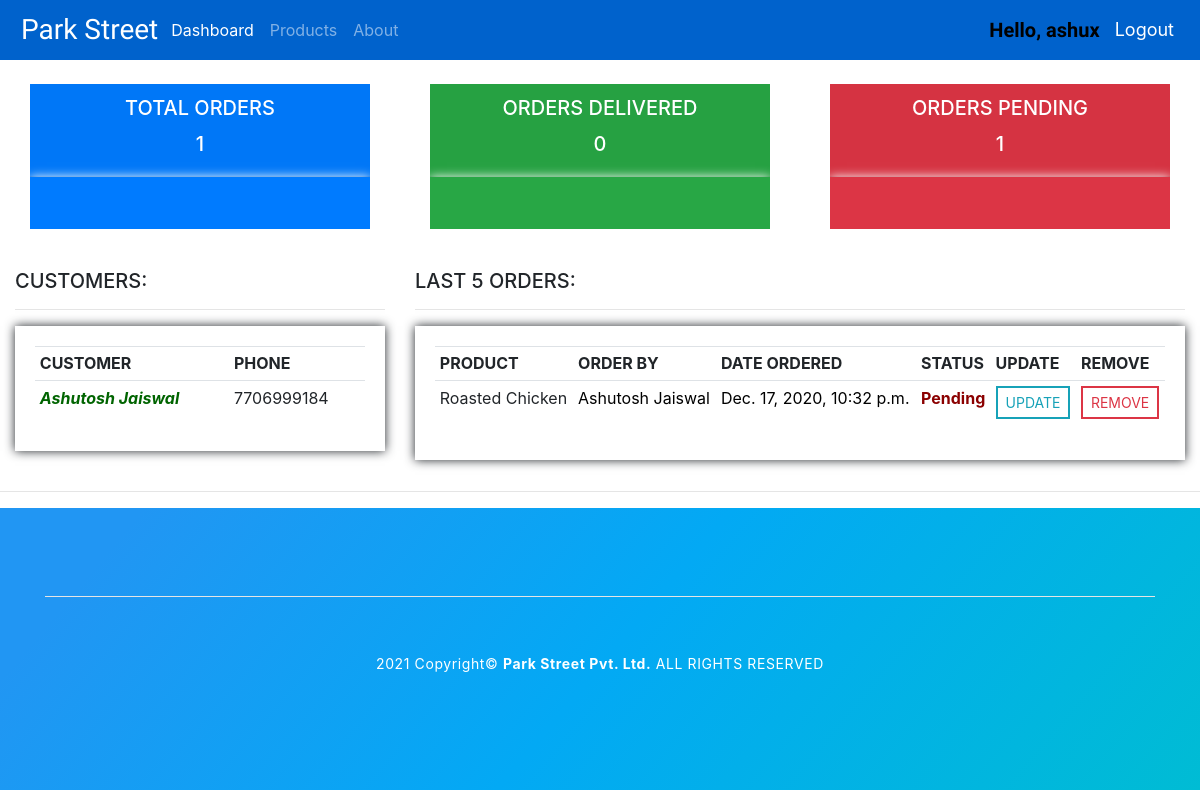
The app's page / (signed in), older data.
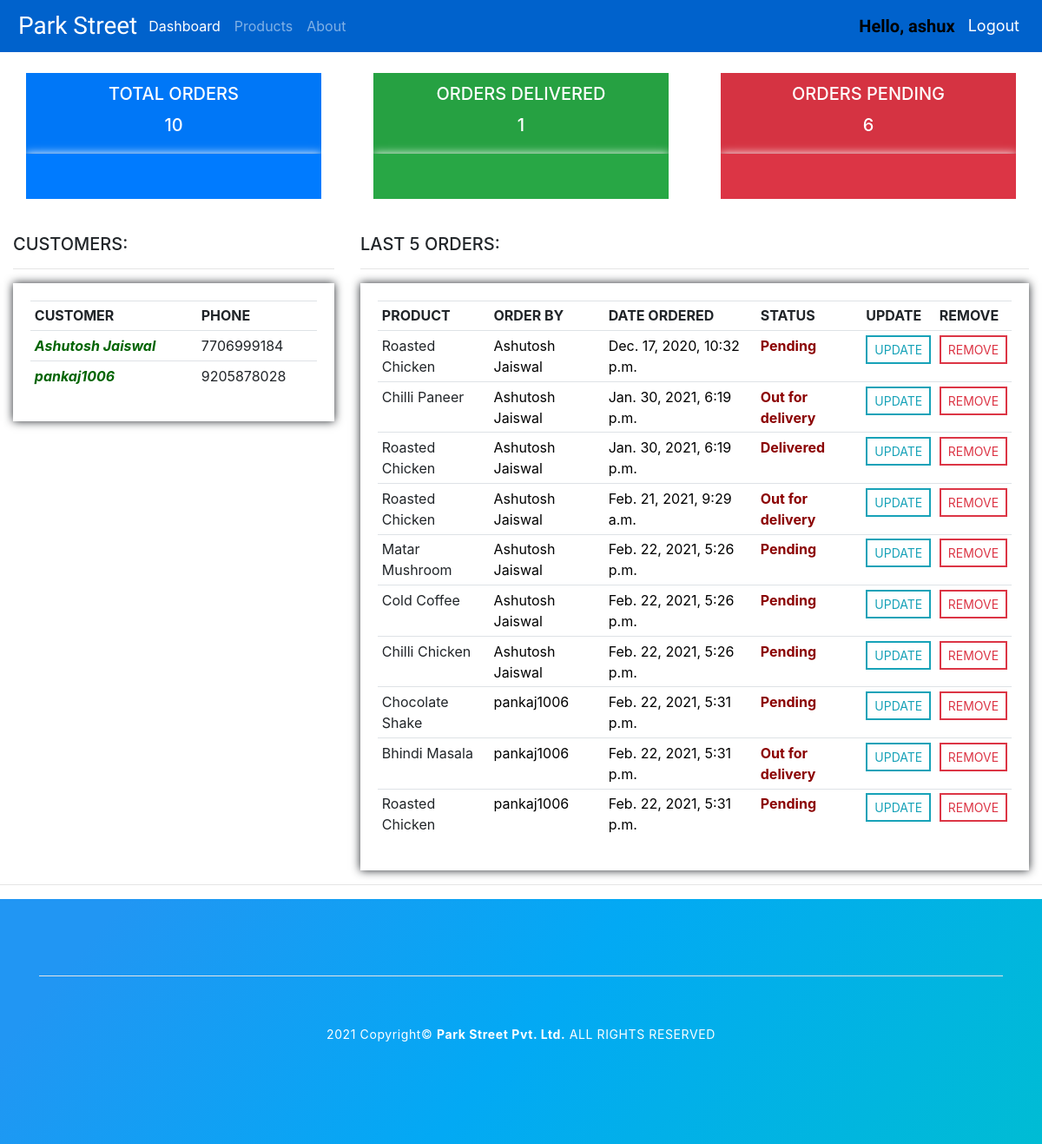
The same page, newer data.
### accounts/models.py (models this page shows, shortened)
class Customer(models.Model):
    user = models.OneToOneField(User, blank=True, null=True, on_delete=models.CASCADE)
    name = models.CharField(max_length=200, null=True)
    phone = models.CharField(max_length=200, null=True)
    email = models.CharField(max_length=200, null=True)
    profile_pic = models.ImageField(default="IMG_20191128_200516_319.jpg", null=True, blank=True)
    date_created = models.DateTimeField(auto_now_add=True, null=True)

class Order(models.Model):
    STATUS = (
        ('Pending', 'Pending'),
        ('Out for delivery', 'Out for delivery'),
        ('Delivered', 'Delivered'),
    )
    customer = models.ForeignKey(Customer, null=True, on_delete=models.SET_NULL)
    product = models.ForeignKey(Product, null=True, on_delete=models.SET_NULL)
    date_created = models.DateTimeField(auto_now_add=True, null=True)
    status = models.CharField(max_length=200, null=True, choices=STATUS)
    note = models.CharField(max_length=1000, null=True)

class Product(models.Model):
    CATEGORY = (
        ('Coffee And Shakes', 'Coffee And Shakes'),
        ('Roll', 'Roll'),
        ('Starters', 'Fried Rice'),
        ('Fast Food', 'Fast Food'),
        ('Momos', 'Momos'),
        ('Noodles', 'Noodles'),
        ('Manchurian', 'Manchurian'),
        ('Sandwich', 'Sandwich'),
        ('Soup', 'Soup'),
        ('Starters', 'Starters'),
        ('Non-Veg Main Course', 'Non-Veg Main Course'),
        ('Biryani', 'Biryani'),
        ('Indian Sabji', 'Indian Sabji'),
        ('Roti / Paratha', 'Roti / Paratha'),
        ('EGG', 'EGG'),
        ('DAL', 'DAL'),
        ('Rice', 'Rice'),
        ('South Indian', 'South Indian'),
        ('THALI', 'THALI'),
    )
    name = models.CharField(max_length=200, null=True)
    price = models.FloatField(null=True)
    category = models.CharField(max_length=200, null=True, choices=CATEGORY)
    description = models.CharField(max_length=200, null=True, blank=True)
    date_created = models.DateTimeField(auto_now_add=True, null=True)
    def __str__(self):
        return self.name

### accounts/decorators.py (the view)
    def wrapper_func(request, *args, **kwargs):
        group = None
        if request.user.groups.exists():
            group = request.user.groups.all()[0].name
        if group == 'admin':
            return view_func(request, *args, **kwargs)
        if group == 'customer':
            return redirect('user_page')

### accounts/views.py (called while the page is built)
@login_required(login_url='login')
@admin_only
def home(request):
    customers = Customer.objects.all()
    orders = Order.objects.all()
    total_orders = orders.count()
    total_customers = customers.count()
    delivered = orders.filter(status='Delivered').count()
    pending = orders.filter(status='Pending').count()
    context = {'customers': customers,
               'orders': orders,
               'total_orders': total_orders,
               'total_customers': total_customers,
               'delivered': delivered,
               'pending': pending}
    return render(request, 'accounts/dashboard.html', context)

### accounts/templates/accounts/dashboard.html
{%  extends 'accounts/main.html' %}
{% load static %}
{% block content %}
{%  include 'accounts/status.html' %}
<br>
<link rel="stylesheet" type="text/css" href="{% static 'accounts/css/dashboard.css' %}">
<div class="row">
	<div class="col-md-4">
		<h5>CUSTOMERS:</h5>
		<hr>
		<div class="card mb-4 card-body">
			<table class="table table-sm">
				<tr>
					<th>CUSTOMER</th>
					<th>PHONE</th>
				</tr>
				{% for customer in customers%}
				<tr>
					<th><a href="{% url 'customer' customer.id %}">{{customer.name}}</a></th>
					<td>{{customer.phone}}</td>
				</tr>
				{% endfor %}
			</table>
		</div>
	</div>
	<div class="col-md-8">
		<h5>LAST 5 ORDERS:</h5>
		<hr>
		<div class="card card-body">
			<table class="table table-sm">
				<tr>
					<th>PRODUCT</th>
					<th>ORDER BY</th>
					<th>DATE ORDERED</th>
					<th>STATUS</th>
					<th>UPDATE</th>
					<th>REMOVE</th>
				</tr>
				{% for order in orders %}
				<tr>
					<td id="product">{{order.product}}</td>
					<td id="customer">{{order.customer.name}}</td>
					<td id="date">{{order.date_created}}</td>
					<th id="status">{{order.status}}</th>
					<td><a class="btn btn-sm btn-outline-info" href="{% url 'update_order' order.id %}">UPDATE</a></td>
					<td><a class="btn btn-sm btn-outline-danger" href="{% url 'delete_order' order.id %}">REMOVE</a>
					</td>
				</tr>
				{% endfor %}
			</table>
		</div>
	</div>
</div>
{% endblock %}

Row changes from the older to the newer data that the page shows:
added Customer: name "pankaj1006", phone "9205878028"
added Order: product "Chilli Paneer", customer.name "Ashutosh Jaiswal", date_created "Jan. 30, 2021, 6:19 p.m.", status "Out for delivery"
added Order: product "Roasted Chicken", customer.name "Ashutosh Jaiswal", date_created "Jan. 30, 2021, 6:19 p.m.", status "Delivered"
added Order: product "Roasted Chicken", customer.name "Ashutosh Jaiswal", date_created "Feb. 21, 2021, 9:29 a.m.", status "Out for delivery"
added Order: product "Matar Mushroom", customer.name "Ashutosh Jaiswal", date_created "Feb. 22, 2021, 5:26 p.m.", status "Pending"
added Order: product "Cold Coffee", customer.name "Ashutosh Jaiswal", date_created "Feb. 22, 2021, 5:26 p.m.", status "Pending"
added Order: product "Chilli Chicken", customer.name "Ashutosh Jaiswal", date_created "Feb. 22, 2021, 5:26 p.m.", status "Pending"
added Order: product "Chocolate Shake", customer.name "pankaj1006", date_created "Feb. 22, 2021, 5:31 p.m.", status "Pending"
added Order: product "Bhindi Masala", customer.name "pankaj1006", date_created "Feb. 22, 2021, 5:31 p.m.", status "Out for delivery"
added Order: product "Roasted Chicken", customer.name "pankaj1006", date_created "Feb. 22, 2021, 5:31 p.m.", status "Pending"
Text that changed along with them:
{{ total_orders }}: "1" → "10"
{{ delivered }}: "0" → "1"
{{ pending }}: "1" → "6"
